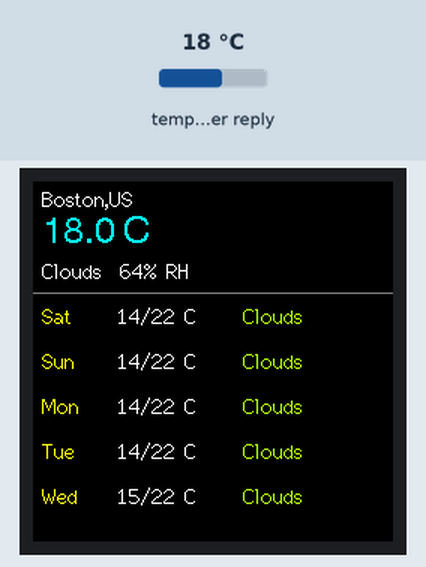
Simulated run of this sketch. Board: ESP32. On the bench: 240×240 colour display. The inputs (shaded band) are chosen by the test bench; at power-on: temperature in the weather reply 18 °C. WiFi joins after 1.5 s; servers stay silent unless stated; web services answer with replies made up by the test bench.

Above: at 2.6 s.

The sketch:

esp32_st7789_weather.ino
```cpp
// ESP32 Arduino sketch that connects to Wi‑Fi, fetches current weather and forecast JSON from OpenWeatherMap, parses it with ArduinoJson, and prepares data for display on an ST7789 TFT.
//
// Full tutorial: https://shillehtek.com/blogs/news/esp32-st7789-weather-forecast
// Parts used: https://shillehtek.com/products/esp32-dev-board-cp2102-type-c-4mb
//             https://shillehtek.com/products/tft-lcd-1-3-240x240-st7789-esp32-arduino
//             https://shillehtek.com/products/shillehtek-830-point-breadboard-for-arduino-raspberry-pi-esp32-and-other-microcontrollers
// More examples: https://github.com/shillehbean/shillehtek-examples
//

#include <WiFi.h>
#include <HTTPClient.h>
#include <ArduinoJson.h>
#include <TFT_eSPI.h>
TFT_eSPI tft;

const char* SSID = "YourNetwork";
const char* PASS = "YourPassword";
const char* KEY  = "your_openweathermap_api_key";
const char* CITY = "Boston,US";                     // "City,CountryCode"

struct Day { long day; float lo, hi; String cond; };
Day days[6]; int nDays = 0;
float nowT = 0, nowH = 0; String nowCond = "--"; long tzOff = 0;
const char* WD[] = {"Sun","Mon","Tue","Wed","Thu","Fri","Sat"};

bool getJson(const String& url, JsonDocument& doc, JsonDocument* filter = nullptr) {
  HTTPClient http; http.useHTTP10(true);            // plain HTTP/1.0 so we can parse the stream
  http.begin(url);
  if (http.GET() != 200) { http.end(); return false; }
  DeserializationError e = filter
      ? deserializeJson(doc, http.getStream(), DeserializationOption::Filter(*filter))
      : deserializeJson(doc, http.getStream());
  http.end();
  return !e;
}

void fetchWeather() {
  String base = "http://api.openweathermap.org/data/2.5/";
  String tail = String("?q=") + CITY + "&units=metric&appid=" + KEY;
  JsonDocument doc;

  if (getJson(base + "weather" + tail, doc)) {      // current conditions
    nowT = doc["main"]["temp"]; nowH = doc["main"]["humidity"];
    nowCond = doc["weather"][0]["main"].as<String>();
    tzOff = doc["timezone"];                        // seconds east of UTC
  }

  JsonDocument filter;                              // keep only what we need from ~16 KB of JSON
  filter["list"][0]["dt"] = true;
  filter["list"][0]["main"]["temp_min"] = true;
  filter["list"][0]["main"]["temp_max"] = true;
  filter["list"][0]["weather"][0]["main"] = true;
  doc.clear();
  if (getJson(base + "forecast" + tail, doc, &filter)) {   // 40 x 3-hour slots
    nDays = 0;
    for (JsonObject it : doc["list"].as<JsonArray>()) {
      long local = it["dt"].as<long>() + tzOff;
      long d = local / 86400, hour = (local % 86400) / 3600;
      float lo = it["main"]["temp_min"], hi = it["main"]["temp_max"];
      String c = it["weather"][0]["main"].as<String>();
      if (nDays == 0 || days[nDays - 1].day != d) {
        if (nDays == 6) break;
        days[nDays++] = { d, lo, hi, c };           // new calendar day
      }
      Day& D = days[nDays - 1];
      D.lo = min(D.lo, lo); D.hi = max(D.hi, hi);
      if (hour >= 12 && hour < 15) D.cond = c;         // midday slot describes the day
    }
  }
}

void draw() {
  tft.fillScreen(TFT_BLACK);
  tft.setTextColor(TFT_WHITE, TFT_BLACK); tft.drawString(CITY, 6, 4, 2);
  tft.setTextColor(TFT_CYAN,  TFT_BLACK); tft.drawString(String(nowT, 1) + " C", 6, 22, 4);
  tft.setTextColor(TFT_WHITE, TFT_BLACK);
  tft.drawString(nowCond + "  " + String((int)nowH) + "% RH", 6, 52, 2);
  tft.drawFastHLine(0, 74, 240, TFT_DARKGREY);
  int start = (nDays > 5) ? 1 : 0;                  // skip today's partial day if we have 6
  for (int i = 0; i < 5 && start + i < nDays; i++) {
    Day& D = days[start + i]; int y = 82 + i * 30;
    tft.setTextColor(TFT_YELLOW, TFT_BLACK); tft.drawString(WD[(D.day + 4) % 7], 6, y, 2);
    tft.setTextColor(TFT_WHITE,  TFT_BLACK);
    tft.drawString(String((int)round(D.lo)) + "/" + String((int)round(D.hi)) + " C", 56, y, 2);
    tft.setTextColor(TFT_GREENYELLOW, TFT_BLACK); tft.drawString(D.cond, 140, y, 2);
  }
}

void setup() {
  Serial.begin(115200);
  tft.init(); tft.setRotation(0); tft.fillScreen(TFT_BLACK);
  tft.drawString("Connecting...", 6, 4, 2);
  WiFi.begin(SSID, PASS);
  while (WiFi.status() != WL_CONNECTED) delay(250);
  fetchWeather(); draw();
}

void loop() {
  static unsigned long last = 0;
  if (millis() - last >= 600000UL) { last = millis(); fetchWeather(); draw(); }   // every 10 min
}
```
